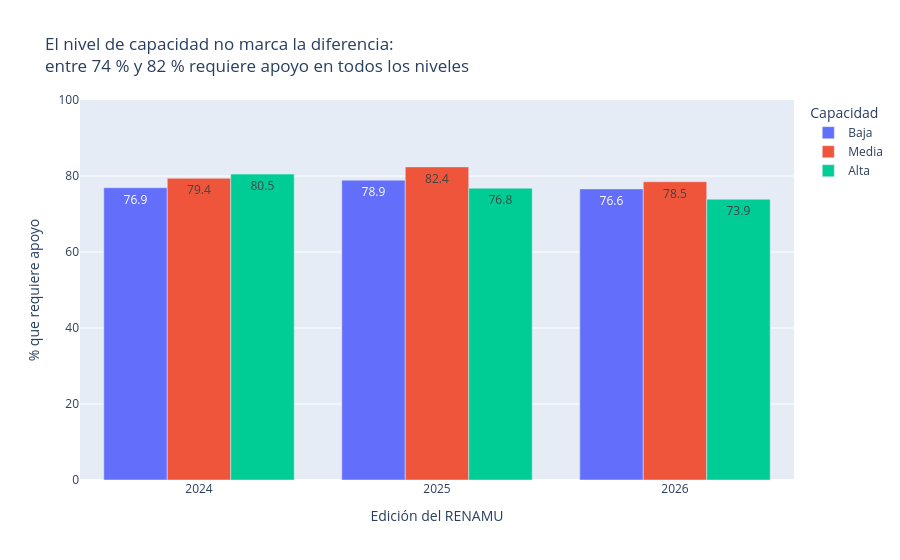

The notebook cell this image was saved under:
### Markdown cell above
### Hallazgo 2: el nivel de capacidad no marca la diferencia

En todos los niveles de capacidad y en los tres años, entre 74 % y 82 % de las municipalidades requiere capacitación o asistencia técnica. Las diferencias son pequeñas y no siguen un patrón: en 2024, las municipalidades de capacidad alta fueron las que más lo requirieron (80,5 %), y en 2026 fueron las que menos (73,9 %).

El resultado se mantiene al analizar cada componente por separado: tener o no conexión fija, suficientes computadoras o mayoría de personal estable cambia la necesidad en menos de 3 puntos. Por tanto, la hipótesis planteada no se confirma.

### Code cell
# % que requiere apoyo según nivel de capacidad y año
por_nivel = (renamu.groupby(["anio", "nivel_capacidad"])["requiere_alguna"].mean() * 100).round(1).reset_index()
por_nivel["anio"] = por_nivel["anio"].astype(str)

fig = px.bar(por_nivel, x="anio", y="requiere_alguna", color="nivel_capacidad", barmode="group", text_auto=True,
             category_orders={"nivel_capacidad": ["Baja", "Media", "Alta"]},
             labels={"anio": "Edición del RENAMU", "requiere_alguna": "% que requiere apoyo", "nivel_capacidad": "Capacidad"},
             title="El nivel de capacidad no marca la diferencia:<br>entre 74 % y 82 % requiere apoyo en todos los niveles")
fig.update_yaxes(range=[0, 100])
fig.show()

### Figure 1 — Plotly figure (JSON) as saved in the notebook; plotly's stock layout.template omitted (floating-point values rounded to 4 significant figures)
{"data": [{"alignmentgroup": "True", "hovertemplate": "Capacidad=Baja<br>Edición del RENAMU=%{x}<br>% que requiere apoyo=%{y}<extra></extra>", "legendgroup": "Baja", "marker": {"color": "#636efa", "pattern": {"shape": ""}}, "name": "Baja", "offsetgroup": "Baja", "orientation": "v", "showlegend": true, "textposition": "auto", "texttemplate": "%{y}", "type": "bar", "x": ["2024", "2025", "2026"], "xaxis": "x", "y": [76.9, 78.9, 76.6], "yaxis": "y"}, {"alignmentgroup": "True", "hovertemplate": "Capacidad=Media<br>Edición del RENAMU=%{x}<br>% que requiere apoyo=%{y}<extra></extra>", "legendgroup": "Media", "marker": {"color": "#EF553B", "pattern": {"shape": ""}}, "name": "Media", "offsetgroup": "Media", "orientation": "v", "showlegend": true, "textposition": "auto", "texttemplate": "%{y}", "type": "bar", "x": ["2024", "2025", "2026"], "xaxis": "x", "y": [79.4, 82.4, 78.5], "yaxis": "y"}, {"alignmentgroup": "True", "hovertemplate": "Capacidad=Alta<br>Edición del RENAMU=%{x}<br>% que requiere apoyo=%{y}<extra></extra>", "legendgroup": "Alta", "marker": {"color": "#00cc96", "pattern": {"shape": ""}}, "name": "Alta", "offsetgroup": "Alta", "orientation": "v", "showlegend": true, "textposition": "auto", "texttemplate": "%{y}", "type": "bar", "x": ["2024", "2025", "2026"], "xaxis": "x", "y": [80.5, 76.8, 73.9], "yaxis": "y"}], "layout": {"barmode": "group", "legend": {"title": {"text": "Capacidad"}, "tracegroupgap": 0}, "title": {"text": "El nivel de capacidad no marca la diferencia:<br>entre 74 % y 82 % requiere apoyo en todos los niveles"}, "xaxis": {"anchor": "y", "domain": [0, 1], "title": {"text": "Edición del RENAMU"}}, "yaxis": {"anchor": "x", "domain": [0, 1], "range": [0, 100], "title": {"text": "% que requiere apoyo"}}}}
